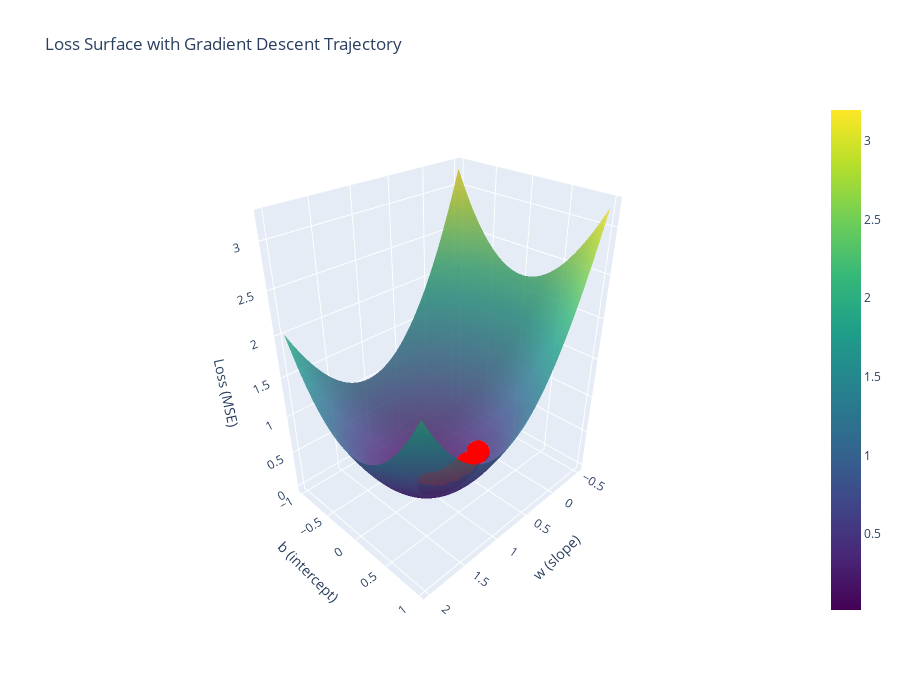

Source (notebook cell):
### Code cell
fig = go.Figure(data=[
    go.Surface(
        x=w_range,
        y=b_range,
        z=Loss_grid,
        colorscale='Viridis',
        opacity=0.8,
        name='Loss Surface'
    )
])

# Add history
fig.add_trace(go.Scatter3d(
    x=history['w'],
    y=history['b'],
    z=history['loss'],
    mode='markers',
    marker=dict(size=8, color='red', symbol='circle'),
    name='Start'
))


fig.update_layout(
    width=900,
    height=700,
    scene=dict(
        xaxis_title='w (slope)',
        yaxis_title='b (intercept)',
        zaxis_title='Loss (MSE)',
        camera=dict(eye=dict(x=1.5, y=1.5, z=1.3))
    ),
    title='Loss Surface with Gradient Descent Trajectory'
)

fig.show()

### Figure 1 — Plotly figure (JSON) as saved in the notebook; plotly's stock layout.template omitted (floating-point values rounded to 4 significant figures; data arrays with more than 128 entries replaced by an {"elided": "..."} marker saying what was removed)
{"data": [{"colorscale": [[0, "#440154"], [0.1111, "#482878"], [0.2222, "#3e4989"], [0.3333, "#31688e"], [0.4444, "#26828e"], [0.5556, "#1f9e89"], [0.6667, "#35b779"], [0.7778, "#6ece58"], [0.8889, "#b5de2b"], [1, "#fde725"]], "name": "Loss Surface", "opacity": 0.8, "type": "surface", "x": [-0.5, -0.449, -0.398, -0.3469, -0.2959, -0.2449, -0.1939, -0.1429, -0.09184, -0.04082, 0.0102, 0.06122, 0.1122, 0.1633, 0.2143, 0.2653, 0.3163, 0.3673, 0.4184, 0.4694, 0.5204, 0.5714, 0.6224, 0.6735, 0.7245, 0.7755, 0.8265, 0.8776, 0.9286, 0.9796, 1.031, 1.082, 1.133, 1.184, 1.235, 1.286, 1.337, 1.388, 1.439, 1.49, 1.541, 1.592, 1.643, 1.694, 1.745, 1.796, 1.847, 1.898, 1.949, 2.0], "y": [-1.0, -0.9592, -0.9184, -0.8776, -0.8367, -0.7959, -0.7551, -0.7143, -0.6735, -0.6327, -0.5918, -0.551, -0.5102, -0.4694, -0.4286, -0.3878, -0.3469, -0.3061, -0.2653, -0.2245, -0.1837, -0.1429, -0.102, -0.06122, -0.02041, 0.02041, 0.06122, 0.102, 0.1429, 0.1837, 0.2245, 0.2653, 0.3061, 0.3469, 0.3878, 0.4286, 0.4694, 0.5102, 0.551, 0.5918, 0.6327, 0.6735, 0.7143, 0.7551, 0.7959, 0.8367, 0.8776, 0.9184, 0.9592, 1.0], "z": {"elided": "50x50 float values"}}, {"marker": {"color": "red", "size": 8, "symbol": "circle"}, "mode": "markers", "name": "Start", "type": "scatter3d", "x": {"elided": "200 float values"}, "y": {"elided": "200 float values"}, "z": {"elided": "200 float values"}}], "layout": {"height": 700, "scene": {"camera": {"eye": {"x": 1.5, "y": 1.5, "z": 1.3}}, "xaxis": {"title": {"text": "w (slope)"}}, "yaxis": {"title": {"text": "b (intercept)"}}, "zaxis": {"title": {"text": "Loss (MSE)"}}}, "title": {"text": "Loss Surface with Gradient Descent Trajectory"}, "width": 900}}
